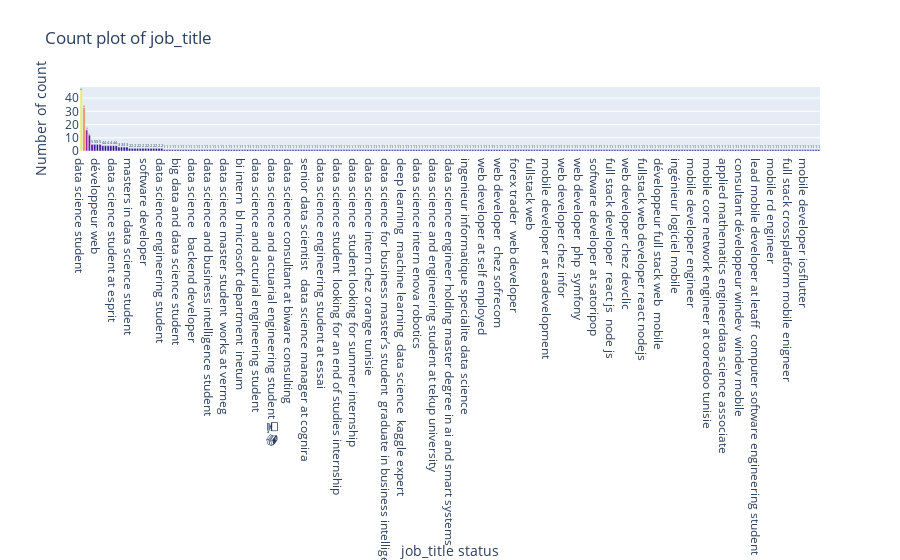

Notebook code for this chart:
### Code cell
desc_count1 = df['job_title'].value_counts().reset_index().rename(columns={'index':'index','job_title':'count'})
fig = go.Figure(go.Bar(
    x = desc_count1['index'],y = desc_count1['count'],text=desc_count1['count'],marker={'color': desc_count1['count']}
    ,textposition = "outside"))
fig.update_layout(title_text='Count plot of job_title',xaxis_title="job_title status",yaxis_title="Number of count")
fig.show()

### Figure 1 — Plotly figure (JSON) as saved in the notebook; plotly's stock layout.template omitted (floating-point values rounded to 4 significant figures; data arrays with more than 128 entries replaced by an {"elided": "..."} marker saying what was removed)
{"data": [{"marker": {"color": {"elided": "276 int values"}}, "text": {"elided": "276 int values"}, "textposition": "outside", "type": "bar", "x": {"elided": "276 str values"}, "y": {"elided": "276 int values"}}], "layout": {"title": {"text": "Count plot of job_title"}, "xaxis": {"title": {"text": "job_title status"}}, "yaxis": {"title": {"text": "Number of count"}}}}
